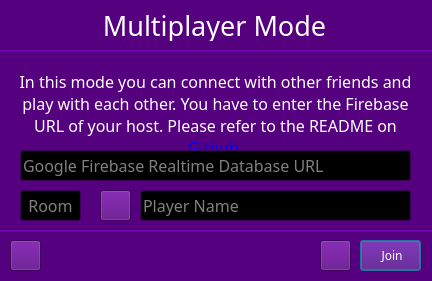
<?xml version="1.0" encoding="UTF-8"?>
<ui version="4.0">
 <class>Multiplayer_Setup</class>
 <widget class="QDialog" name="Multiplayer_Setup">
  <property name="geometry">
   <rect>
    <x>0</x>
    <y>0</y>
    <width>432</width>
    <height>281</height>
   </rect>
  </property>
  <property name="minimumSize">
   <size>
    <width>432</width>
    <height>281</height>
   </size>
  </property>
  <property name="maximumSize">
   <size>
    <width>432</width>
    <height>281</height>
   </size>
  </property>
  <property name="palette">
   <palette>
    <active>
     <colorrole role="WindowText">
      <brush brushstyle="SolidPattern">
       <color alpha="255">
        <red>255</red>
        <green>255</green>
        <blue>255</blue>
       </color>
      </brush>
     </colorrole>
     <colorrole role="Button">
      <brush brushstyle="SolidPattern">
       <color alpha="255">
        <red>85</red>
        <green>0</green>
        <blue>127</blue>
       </color>
      </brush>
     </colorrole>
     <colorrole role="Light">
      <brush brushstyle="SolidPattern">
       <color alpha="255">
        <red>128</red>
        <green>0</green>
        <blue>191</blue>
       </color>
      </brush>
     </colorrole>
     <colorrole role="Midlight">
      <brush brushstyle="SolidPattern">
       <color alpha="255">
        <red>106</red>
        <green>0</green>
        <blue>159</blue>
       </color>
      </brush>
     </colorrole>
     <colorrole role="Dark">
      <brush brushstyle="SolidPattern">
       <color alpha="255">
        <red>42</red>
        <green>0</green>
        <blue>63</blue>
       </color>
      </brush>
     </colorrole>
     <colorrole role="Mid">
      <brush brushstyle="SolidPattern">
       <color alpha="255">
        <red>56</red>
        <green>0</green>
        <blue>84</blue>
       </color>
      </brush>
     </colorrole>
     <colorrole role="Text">
      <brush brushstyle="SolidPattern">
       <color alpha="255">
        <red>255</red>
        <green>255</green>
        <blue>255</blue>
       </color>
      </brush>
     </colorrole>
     <colorrole role="BrightText">
      <brush brushstyle="SolidPattern">
       <color alpha="255">
        <red>255</red>
        <green>255</green>
        <blue>255</blue>
       </color>
      </brush>
     </colorrole>
     <colorrole role="ButtonText">
      <brush brushstyle="SolidPattern">
       <color alpha="255">
        <red>255</red>
        <green>255</green>
        <blue>255</blue>
       </color>
      </brush>
     </colorrole>
     <colorrole role="Base">
      <brush brushstyle="SolidPattern">
       <color alpha="255">
        <red>0</red>
        <green>0</green>
        <blue>0</blue>
       </color>
      </brush>
     </colorrole>
     <colorrole role="Window">
      <brush brushstyle="SolidPattern">
       <color alpha="255">
        <red>85</red>
        <green>0</green>
        <blue>127</blue>
       </color>
      </brush>
     </colorrole>
     <colorrole role="Shadow">
      <brush brushstyle="SolidPattern">
       <color alpha="255">
        <red>0</red>
        <green>0</green>
        <blue>0</blue>
       </color>
      </brush>
     </colorrole>
     <colorrole role="AlternateBase">
      <brush brushstyle="SolidPattern">
       <color alpha="255">
        <red>42</red>
        <green>0</green>
        <blue>63</blue>
       </color>
      </brush>
     </colorrole>
     <colorrole role="ToolTipBase">
      <brush brushstyle="SolidPattern">
       <color alpha="255">
        <red>255</red>
        <green>255</green>
        <blue>220</blue>
       </color>
      </brush>
     </colorrole>
     <colorrole role="ToolTipText">
      <brush brushstyle="SolidPattern">
       <color alpha="255">
        <red>0</red>
        <green>0</green>
        <blue>0</blue>
       </color>
      </brush>
     </colorrole>
    </active>
    <inactive>
     <colorrole role="WindowText">
      <brush brushstyle="SolidPattern">
       <color alpha="255">
        <red>255</red>
        <green>255</green>
        <blue>255</blue>
       </color>
      </brush>
     </colorrole>
     <colorrole role="Button">
      <brush brushstyle="SolidPattern">
       <color alpha="255">
        <red>85</red>
        <green>0</green>
        <blue>127</blue>
       </color>
      </brush>
     </colorrole>
     <colorrole role="Light">
      <brush brushstyle="SolidPattern">
       <color alpha="255">
        <red>128</red>
        <green>0</green>
        <blue>191</blue>
       </color>
      </brush>
     </colorrole>
     <colorrole role="Midlight">
      <brush brushstyle="SolidPattern">
       <color alpha="255">
        <red>106</red>
        <green>0</green>
        <blue>159</blue>
       </color>
      </brush>
     </colorrole>
     <colorrole role="Dark">
      <brush brushstyle="SolidPattern">
       <color alpha="255">
        <red>42</red>
        <green>0</green>
        <blue>63</blue>
       </color>
      </brush>
     </colorrole>
     <colorrole role="Mid">
      <brush brushstyle="SolidPattern">
       <color alpha="255">
        <red>56</red>
        <green>0</green>
        <blue>84</blue>
       </color>
      </brush>
     </colorrole>
     <colorrole role="Text">
      <brush brushstyle="SolidPattern">
       <color alpha="255">
        <red>255</red>
        <green>255</green>
        <blue>255</blue>
       </color>
      </brush>
     </colorrole>
     <colorrole role="BrightText">
      <brush brushstyle="SolidPattern">
       <color alpha="255">
        <red>255</red>
        <green>255</green>
        <blue>255</blue>
       </color>
      </brush>
     </colorrole>
     <colorrole role="ButtonText">
      <brush brushstyle="SolidPattern">
       <color alpha="255">
        <red>255</red>
        <green>255</green>
        <blue>255</blue>
       </color>
      </brush>
     </colorrole>
     <colorrole role="Base">
      <brush brushstyle="SolidPattern">
       <color alpha="255">
        <red>0</red>
        <green>0</green>
        <blue>0</blue>
       </color>
      </brush>
     </colorrole>
     <colorrole role="Window">
      <brush brushstyle="SolidPattern">
       <color alpha="255">
        <red>85</red>
        <green>0</green>
        <blue>127</blue>
       </color>
      </brush>
     </colorrole>
     <colorrole role="Shadow">
      <brush brushstyle="SolidPattern">
       <color alpha="255">
        <red>0</red>
        <green>0</green>
        <blue>0</blue>
       </color>
      </brush>
     </colorrole>
     <colorrole role="AlternateBase">
      <brush brushstyle="SolidPattern">
       <color alpha="255">
        <red>42</red>
        <green>0</green>
        <blue>63</blue>
       </color>
      </brush>
     </colorrole>
     <colorrole role="ToolTipBase">
      <brush brushstyle="SolidPattern">
       <color alpha="255">
        <red>255</red>
        <green>255</green>
        <blue>220</blue>
       </color>
      </brush>
     </colorrole>
     <colorrole role="ToolTipText">
      <brush brushstyle="SolidPattern">
       <color alpha="255">
        <red>0</red>
        <green>0</green>
        <blue>0</blue>
       </color>
      </brush>
     </colorrole>
    </inactive>
    <disabled>
     <colorrole role="WindowText">
      <brush brushstyle="SolidPattern">
       <color alpha="255">
        <red>42</red>
        <green>0</green>
        <blue>63</blue>
       </color>
      </brush>
     </colorrole>
     <colorrole role="Button">
      <brush brushstyle="SolidPattern">
       <color alpha="255">
        <red>85</red>
        <green>0</green>
        <blue>127</blue>
       </color>
      </brush>
     </colorrole>
     <colorrole role="Light">
      <brush brushstyle="SolidPattern">
       <color alpha="255">
        <red>128</red>
        <green>0</green>
        <blue>191</blue>
       </color>
      </brush>
     </colorrole>
     <colorrole role="Midlight">
      <brush brushstyle="SolidPattern">
       <color alpha="255">
        <red>106</red>
        <green>0</green>
        <blue>159</blue>
       </color>
      </brush>
     </colorrole>
     <colorrole role="Dark">
      <brush brushstyle="SolidPattern">
       <color alpha="255">
        <red>42</red>
        <green>0</green>
        <blue>63</blue>
       </color>
      </brush>
     </colorrole>
     <colorrole role="Mid">
      <brush brushstyle="SolidPattern">
       <color alpha="255">
        <red>56</red>
        <green>0</green>
        <blue>84</blue>
       </color>
      </brush>
     </colorrole>
     <colorrole role="Text">
      <brush brushstyle="SolidPattern">
       <color alpha="255">
        <red>42</red>
        <green>0</green>
        <blue>63</blue>
       </color>
      </brush>
     </colorrole>
     <colorrole role="BrightText">
      <brush brushstyle="SolidPattern">
       <color alpha="255">
        <red>255</red>
        <green>255</green>
        <blue>255</blue>
       </color>
      </brush>
     </colorrole>
     <colorrole role="ButtonText">
      <brush brushstyle="SolidPattern">
       <color alpha="255">
        <red>42</red>
        <green>0</green>
        <blue>63</blue>
       </color>
      </brush>
     </colorrole>
     <colorrole role="Base">
      <brush brushstyle="SolidPattern">
       <color alpha="255">
        <red>85</red>
        <green>0</green>
        <blue>127</blue>
       </color>
      </brush>
     </colorrole>
     <colorrole role="Window">
      <brush brushstyle="SolidPattern">
       <color alpha="255">
        <red>85</red>
        <green>0</green>
        <blue>127</blue>
       </color>
      </brush>
     </colorrole>
     <colorrole role="Shadow">
      <brush brushstyle="SolidPattern">
       <color alpha="255">
        <red>0</red>
        <green>0</green>
        <blue>0</blue>
       </color>
      </brush>
     </colorrole>
     <colorrole role="AlternateBase">
      <brush brushstyle="SolidPattern">
       <color alpha="255">
        <red>85</red>
        <green>0</green>
        <blue>127</blue>
       </color>
      </brush>
     </colorrole>
     <colorrole role="ToolTipBase">
      <brush brushstyle="SolidPattern">
       <color alpha="255">
        <red>255</red>
        <green>255</green>
        <blue>220</blue>
       </color>
      </brush>
     </colorrole>
     <colorrole role="ToolTipText">
      <brush brushstyle="SolidPattern">
       <color alpha="255">
        <red>0</red>
        <green>0</green>
        <blue>0</blue>
       </color>
      </brush>
     </colorrole>
    </disabled>
   </palette>
  </property>
  <property name="font">
   <font>
    <family>Calibri Light</family>
   </font>
  </property>
  <property name="windowTitle">
   <string>Multiplayer Mode Setup</string>
  </property>
  <property name="windowIcon">
   <iconset>
    <normaloff>multiplayer.png</normaloff>multiplayer.png</iconset>
  </property>
  <property name="sizeGripEnabled">
   <bool>false</bool>
  </property>
  <property name="modal">
   <bool>false</bool>
  </property>
  <widget class="QPushButton" name="btn_join">
   <property name="enabled">
    <bool>true</bool>
   </property>
   <property name="geometry">
    <rect>
     <x>360</x>
     <y>240</y>
     <width>61</width>
     <height>31</height>
    </rect>
   </property>
   <property name="cursor">
    <cursorShape>ArrowCursor</cursorShape>
   </property>
   <property name="text">
    <string> Join</string>
   </property>
   <property name="icon">
    <iconset>
     <normaloff>dialog_ok.png</normaloff>dialog_ok.png</iconset>
   </property>
   <property name="iconSize">
    <size>
     <width>16</width>
     <height>16</height>
    </size>
   </property>
  </widget>
  <widget class="QPushButton" name="btn_close_right">
   <property name="enabled">
    <bool>true</bool>
   </property>
   <property name="geometry">
    <rect>
     <x>320</x>
     <y>240</y>
     <width>31</width>
     <height>31</height>
    </rect>
   </property>
   <property name="cursor">
    <cursorShape>ArrowCursor</cursorShape>
   </property>
   <property name="text">
    <string/>
   </property>
   <property name="icon">
    <iconset>
     <normaloff>dialog_cancel.png</normaloff>dialog_cancel.png</iconset>
   </property>
   <property name="iconSize">
    <size>
     <width>16</width>
     <height>16</height>
    </size>
   </property>
  </widget>
  <widget class="QLabel" name="header">
   <property name="geometry">
    <rect>
     <x>4</x>
     <y>10</y>
     <width>421</width>
     <height>31</height>
    </rect>
   </property>
   <property name="font">
    <font>
     <family>Calibri Light</family>
     <pointsize>20</pointsize>
     <weight>50</weight>
     <italic>false</italic>
     <bold>false</bold>
    </font>
   </property>
   <property name="frameShape">
    <enum>QFrame::NoFrame</enum>
   </property>
   <property name="text">
    <string>Multiplayer Mode</string>
   </property>
   <property name="alignment">
    <set>Qt::AlignCenter</set>
   </property>
  </widget>
  <widget class="QLabel" name="text">
   <property name="geometry">
    <rect>
     <x>10</x>
     <y>70</y>
     <width>411</width>
     <height>91</height>
    </rect>
   </property>
   <property name="font">
    <font>
     <pointsize>12</pointsize>
    </font>
   </property>
   <property name="text">
    <string>&lt;p&gt;In this mode you can connect with other friends and play with each other. You have to enter the Firebase URL of your host. Please refer to the README on &lt;a href=&quot;https://github.com/ckoever/quardcard&quot;&gt;Github&lt;/a&gt;.&lt;/p&gt;</string>
   </property>
   <property name="alignment">
    <set>Qt::AlignHCenter|Qt::AlignTop</set>
   </property>
   <property name="wordWrap">
    <bool>true</bool>
   </property>
   <property name="openExternalLinks">
    <bool>true</bool>
   </property>
  </widget>
  <widget class="Line" name="line_1">
   <property name="geometry">
    <rect>
     <x>-70</x>
     <y>40</y>
     <width>581</width>
     <height>20</height>
    </rect>
   </property>
   <property name="orientation">
    <enum>Qt::Horizontal</enum>
   </property>
  </widget>
  <widget class="Line" name="line_2">
   <property name="geometry">
    <rect>
     <x>-70</x>
     <y>220</y>
     <width>581</width>
     <height>20</height>
    </rect>
   </property>
   <property name="orientation">
    <enum>Qt::Horizontal</enum>
   </property>
  </widget>
  <widget class="QLineEdit" name="room">
   <property name="geometry">
    <rect>
     <x>20</x>
     <y>190</y>
     <width>61</width>
     <height>31</height>
    </rect>
   </property>
   <property name="font">
    <font>
     <pointsize>12</pointsize>
    </font>
   </property>
   <property name="maxLength">
    <number>6</number>
   </property>
   <property name="alignment">
    <set>Qt::AlignCenter</set>
   </property>
   <property name="placeholderText">
    <string>Room</string>
   </property>
  </widget>
  <widget class="QLineEdit" name="name">
   <property name="geometry">
    <rect>
     <x>140</x>
     <y>190</y>
     <width>271</width>
     <height>31</height>
    </rect>
   </property>
   <property name="font">
    <font>
     <pointsize>12</pointsize>
    </font>
   </property>
   <property name="maxLength">
    <number>100</number>
   </property>
   <property name="alignment">
    <set>Qt::AlignLeading|Qt::AlignLeft|Qt::AlignVCenter</set>
   </property>
   <property name="placeholderText">
    <string>Player Name</string>
   </property>
  </widget>
  <widget class="QPushButton" name="btn_picture">
   <property name="geometry">
    <rect>
     <x>100</x>
     <y>190</y>
     <width>31</width>
     <height>31</height>
    </rect>
   </property>
   <property name="text">
    <string/>
   </property>
   <property name="icon">
    <iconset>
     <normaloff>pictures/bunny.png</normaloff>pictures/bunny.png</iconset>
   </property>
   <property name="iconSize">
    <size>
     <width>20</width>
     <height>20</height>
    </size>
   </property>
  </widget>
  <widget class="QLineEdit" name="firebase_URL">
   <property name="geometry">
    <rect>
     <x>20</x>
     <y>150</y>
     <width>391</width>
     <height>31</height>
    </rect>
   </property>
   <property name="font">
    <font>
     <pointsize>12</pointsize>
    </font>
   </property>
   <property name="alignment">
    <set>Qt::AlignLeading|Qt::AlignLeft|Qt::AlignVCenter</set>
   </property>
   <property name="placeholderText">
    <string>Google Firebase Realtime Database URL</string>
   </property>
  </widget>
  <widget class="QPushButton" name="btn_close_left">
   <property name="enabled">
    <bool>true</bool>
   </property>
   <property name="geometry">
    <rect>
     <x>10</x>
     <y>240</y>
     <width>31</width>
     <height>31</height>
    </rect>
   </property>
   <property name="cursor">
    <cursorShape>ArrowCursor</cursorShape>
   </property>
   <property name="text">
    <string/>
   </property>
   <property name="icon">
    <iconset>
     <normaloff>dialog_cancel.png</normaloff>dialog_cancel.png</iconset>
   </property>
   <property name="iconSize">
    <size>
     <width>16</width>
     <height>16</height>
    </size>
   </property>
  </widget>
 </widget>
 <tabstops>
  <tabstop>firebase_URL</tabstop>
  <tabstop>room</tabstop>
  <tabstop>btn_picture</tabstop>
  <tabstop>name</tabstop>
  <tabstop>btn_join</tabstop>
  <tabstop>btn_close_right</tabstop>
  <tabstop>btn_close_left</tabstop>
 </tabstops>
 <resources/>
 <connections/>
</ui>
